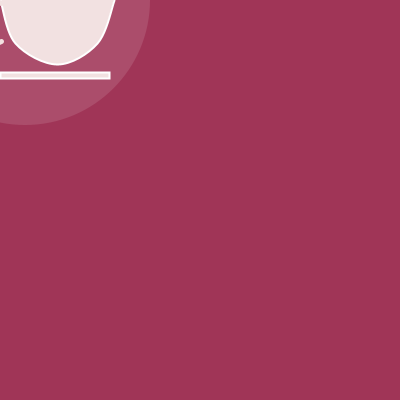
Frame 1 (no input)
Frame 60 (the mouse pressed at the canvas centre just before this capture): identical to frame 1, image omitted
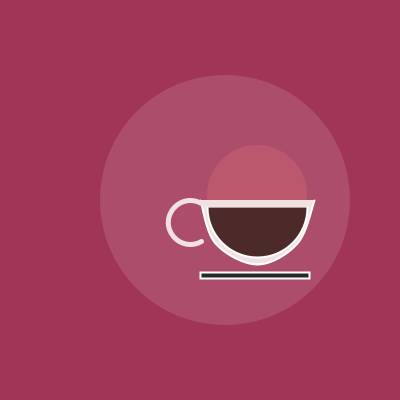
Frame 120 (the mouse held since frame 60 and released just before this capture)

The Processing sketch that drew these frames (run headless with seeded random() and noise(); from frame 60 on, the mouse is pressed at the canvas centre):

// Processing sketch: processing_87278
// ── processing_87278.pde

// © Laura Tjho Jan 29 2013
// 60-257 Hw Assignment 4

//space bar to reveal smoke
//mouse click to reveal coffee 
//mouse click to reveal color change in coaster


void setup ()
{
  size (400,400);
  smooth();

  frameRate(10);
}

void draw ()
{
  background(160, 53, 87);
  
  noStroke();
  fill(255, 30);
  ellipse(mouseX+25, mouseY, 250, 250);
  fill(255, 98, 0, 80);
  ellipse(mouseX+57, mouseY, (mouseX-pmouseY), (mouseY-pmouseY) );
  fill(234, 118, 118, 70);
  ellipse(mouseX+57, mouseY-5, 100, 100 );
  

  //cup body
  line(mouseX, mouseY, mouseX+114.1, mouseY);
  fill(242, 225, 225);
  strokeWeight(2);
  stroke(255);
  beginShape();
    curveVertex(mouseX, mouseY+1); //controlpoint
    curveVertex(mouseX, mouseY);
    curveVertex(mouseX+15.2, mouseY+43.4);
    curveVertex(mouseX+57, mouseY+64.5);
    curveVertex(mouseX+97.3, mouseY+43.4);
    curveVertex(mouseX+114.1, mouseY);
    curveVertex(mouseX+114.1, mouseY+1); //controlpoint
  endShape();
  
  //coaster
  if(mousePressed) {
    fill(random(255));
    rect(mouseX, mouseY+72.6, 109.2, 6.2);
  }
  else{
    fill(242, 225, 225);
    rect(mouseX, mouseY+72.6, 109.2, 6.2);
  }
  
  //coffee
  if(mousePressed) {
    fill(77, 42, 42);
    arc(mouseX+57, mouseY+7.6, 100, 100, 0, PI);
  }
  else{
    fill(242, 225, 225);
  }
  
  //cup holder
  strokeWeight(5);
  stroke(242, 225, 225);
  noFill();
  arc(mouseX-9.7, mouseY+22.5, 45, 45, PI/3, TWO_PI-PI/3);
}

void keyPressed()
{
  //smoke
  if (key == ' ') {
    strokeWeight(3);
    stroke(139, 186, 222, 90);
    beginShape();
      curveVertex(mouseX+40, mouseY-12.4); //controlpoint
      curveVertex(mouseX+41.5, mouseY-15.5); 
      curveVertex(mouseX+50, mouseY-31);
      curveVertex(mouseX+51.3, mouseY-38.3); //first vertex
      curveVertex(mouseX+49, mouseY-48.4);
      curveVertex(mouseX+43.3, mouseY-56.3);
      curveVertex(mouseX+33.4, mouseY-68.8);
      curveVertex(mouseX+30, mouseY-77.3); //second vertex
      curveVertex(mouseX+33.4, mouseY-90.7);
      curveVertex(mouseX+38.8, mouseY-99);
      curveVertex(mouseX+40, mouseY-103); //controlpoint
    endShape();
    
    beginShape();
      curveVertex(mouseX+40+16, mouseY-12.4-14); //controlpoint
      curveVertex(mouseX+41.5+16, mouseY-15.5-14); 
      curveVertex(mouseX+50+16, mouseY-31-14);
      curveVertex(mouseX+51.3+16, mouseY-38.3-14); //first vertex
      curveVertex(mouseX+49+16, mouseY-48.4-14);
      curveVertex(mouseX+43.3+16, mouseY-56.3-14);
      curveVertex(mouseX+33.4+16, mouseY-68.8-14);
      curveVertex(mouseX+30+16, mouseY-77.3-14); //second vertex
      curveVertex(mouseX+33.4+16, mouseY-90.7-14);
      curveVertex(mouseX+38.8+16, mouseY-99-14);
      curveVertex(mouseX+40+16, mouseY-103-14); //controlpoint
   endShape();

  }
}
